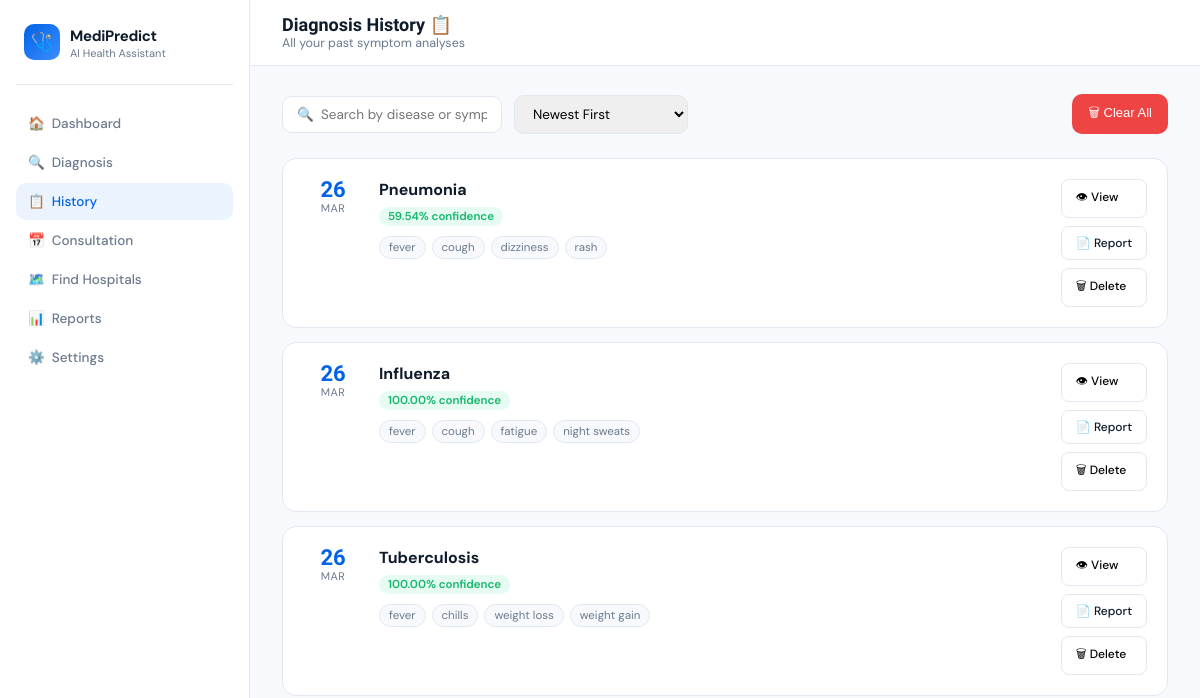
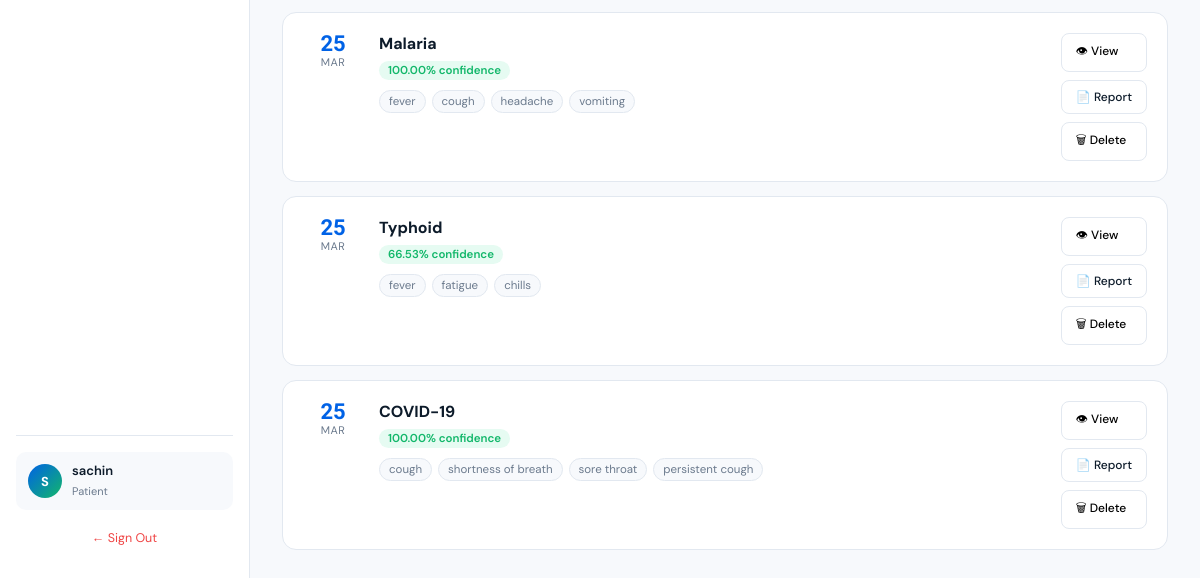
The app's page /history (signed in), older data (2 pictures, top to bottom).
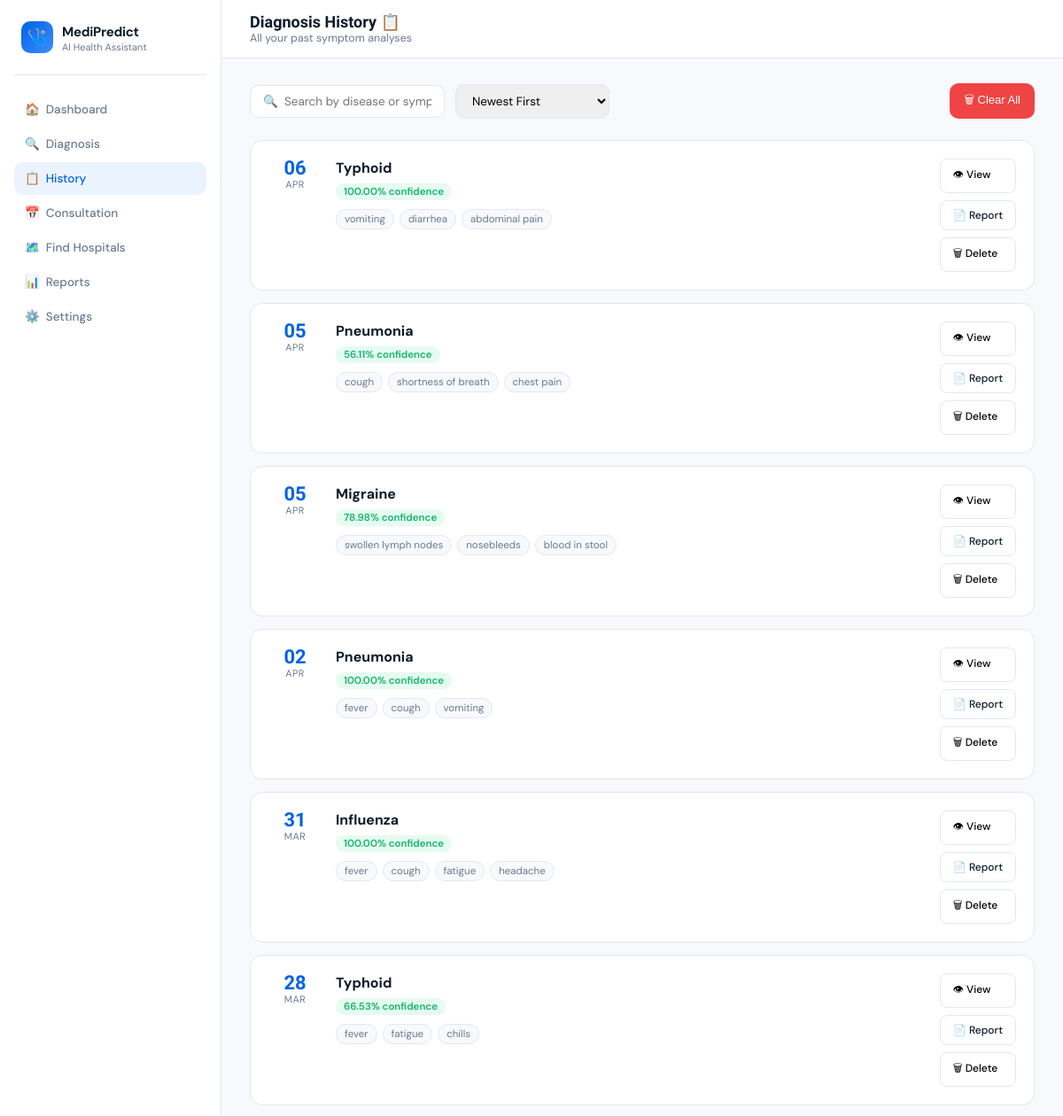
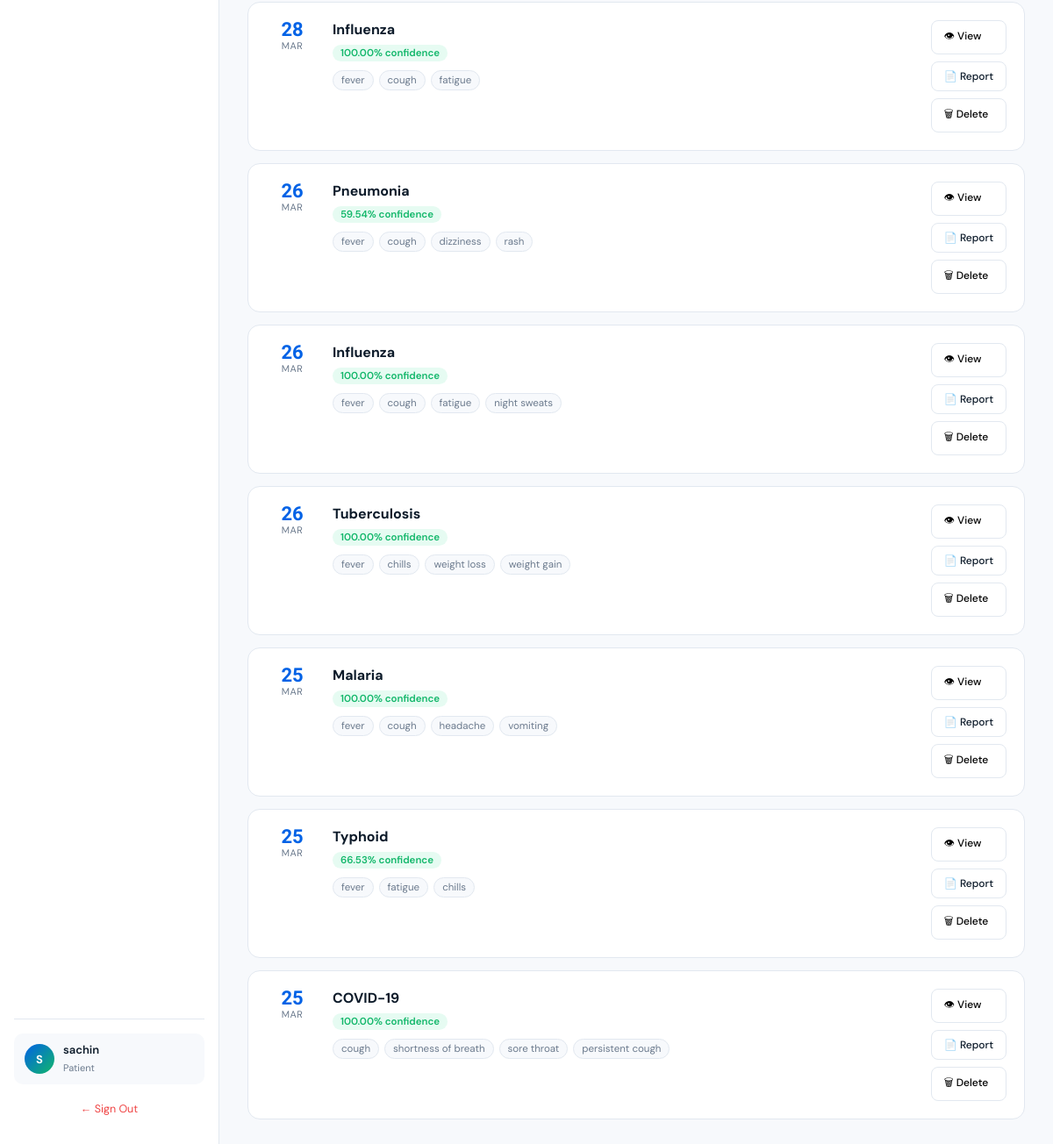
The same page, newer data (2 pictures, top to bottom).
### models.py (models this page shows, shortened)
class User(db.Model):
    __tablename__ = 'users'
    id          = db.Column(db.Integer,      primary_key=True)
    username    = db.Column(db.String(80),   unique=True, nullable=False)
    password    = db.Column(db.String(120),  nullable=False)
    first_name  = db.Column(db.String(80))
    last_name   = db.Column(db.String(80))
    email       = db.Column(db.String(120))
    role        = db.Column(db.String(20),   default='patient')
    joined      = db.Column(db.DateTime,     default=datetime.utcnow)
    age         = db.Column(db.String(10))
    gender      = db.Column(db.String(20))
    blood_group = db.Column(db.String(10))
    height      = db.Column(db.String(20))
    weight      = db.Column(db.String(20))
    allergies   = db.Column(db.Text)
    conditions  = db.Column(db.Text)
    medications = db.Column(db.Text)
    paid         = db.Column(db.Boolean,  default=False)   # True = active subscription
    paid_at      = db.Column(db.DateTime, nullable=True)   # When last payment was made
    expires_at   = db.Column(db.DateTime, nullable=True)   # Subscription expiry date
    payment_id   = db.Column(db.String(60), nullable=True) # Razorpay payment ID
    payment_amount = db.Column(db.Integer, nullable=True)  # Amount paid in rupees

class Diagnosis(db.Model):
    __tablename__ = 'diagnoses'
    id          = db.Column(db.Integer,   primary_key=True)
    record_id   = db.Column(db.String(20), unique=True, nullable=False)
    user_id     = db.Column(db.Integer,   db.ForeignKey('users.id'), nullable=False)
    top_disease = db.Column(db.String(100))
    confidence  = db.Column(db.String(20))
    prob_float  = db.Column(db.Float)
    symptoms    = db.Column(db.JSON)
    results     = db.Column(db.JSON)
    created_at  = db.Column(db.DateTime, default=datetime.utcnow)
    user = db.relationship('User', backref=db.backref('diagnoses', lazy=True))
    def to_dict(self):
        return {
            "id":          self.record_id,
            "user_id":     self.user_id,
            "top_disease": self.top_disease  or "",
            "confidence":  self.confidence   or "",
            "prob_float":  self.prob_float   or 0.0,
            "symptoms":    self.symptoms     or [],
            "results":     self.results      or [],
            "date":        self.created_at.strftime("%Y-%m-%d %H:%M") if self.created_at else "",
        }

### app.py (the view)
@app.route("/history")
@login_required
def history_page():
    user    = current_user()
    records = (Diagnosis.query.filter_by(user_id=user.id)
               .order_by(Diagnosis.created_at.desc()).all())
    return render_template("history.html",
                           username=user.username,
                           records=[r.to_dict() for r in records])

### app.py (called while the page is built)
@app.template_filter("format_month")
def format_month(date_str):
    try:
        dt = datetime.datetime.strptime(str(date_str)[:7], "%Y-%m")
        return dt.strftime("%b").upper()
    except Exception:
        return ""

def login_required(f):
    @wraps(f)
    def decorated(*args, **kwargs):
        if "user_id" not in session:
            return redirect(url_for("login"))
        user = current_user()
        if user and user.role == "patient":
            from flask import request as _req
            if _req.endpoint not in ("payment_page", "confirm_order", "logout"):
                if not user.paid:
                    return redirect(url_for("payment_page"))
                if user.expires_at and user.expires_at < datetime.datetime.utcnow():
                    user.paid = False
                    db.session.commit()
                    return redirect(url_for("payment_page"))
        return f(*args, **kwargs)
    return decorated

def current_user():
    uid = session.get("user_id")
    return User.query.get(uid) if uid else None

### templates/History.html (shortened to what this page needs)
<!DOCTYPE html>
<html lang="en">
<head>
</head>
<body>
<div class="layout">
<aside class="sidebar">
  <div class="logo">
    <div class="logo-icon">🩺</div>
    <div><strong>MediPredict</strong><span>AI Health Assistant</span></div>
  </div>
  <nav>
    <a href="/">🏠&nbsp; Dashboard</a>
    <a href="/">🔍&nbsp; Diagnosis</a>
    <a href="/history" class="active">📋&nbsp; History</a>
    <a href="/consultation">📅&nbsp; Consultation</a>
    <a href="/hospitals">🗺️&nbsp; Find Hospitals</a>
    <a href="/reports">📊&nbsp; Reports</a>
    <a href="/settings">⚙️&nbsp; Settings</a>
  </nav>
  <div class="sidebar-footer">
    <div class="user-card">
      <div class="avatar" id="avatarInitial">U</div>
      <div class="user-info"><strong>{{ username }}</strong><span>Patient</span></div>
    </div>
    <a href="/logout" style="display:block;text-align:center;margin-top:12px;font-size:12.5px;color:#EF4444;text-decoration:none;padding:8px;border-radius:8px;">← Sign Out</a>
  </div>
</aside>
<main class="main">
  <div class="topbar">
    <div><h1>Diagnosis History 📋</h1><p>All your past symptom analyses</p></div>
  </div>
  <div class="content">
    <div class="filter-bar">
      <input type="text" id="searchInput" placeholder="🔍  Search by disease or symptom…" oninput="filterRecords()">
      <select class="filter-select" id="sortSelect" onchange="filterRecords()">
        <option value="newest">Newest First</option>
      </select>
      <button class="clear-btn" onclick="if(confirm('Delete all history?')) clearAll()">🗑 Clear All</button>
    </div>
    <div class="records-grid" id="recordsGrid">
      {% if records %}
        {% for r in records %}
        <div class="record-card" data-id="{{ r.id }}" data-disease="{{ r.top_disease }}"
             data-conf="{{ r.results[0].prob_float if r.results and r.results[0].prob_float is defined else r.confidence | replace('%','') }}"
             data-date="{{ r.date }}">
          <div class="record-date-col">
            <div class="record-day">{{ r.date.split('-')[2].split(' ')[0] }}</div>
            <div class="record-month">{{ r.date | format_month }}</div>
          </div>
          <div class="record-body">
            <div class="record-disease">{{ r.top_disease }}</div>
            <span class="record-confidence">{{ r.confidence }} confidence</span>
            <div class="symptom-tags">
              {% for s in r.symptoms[:6] %}
              <span class="sym-tag">{{ s.replace('_',' ') }}</span>
              {% endfor %}
            </div>
          </div>
          <div class="record-actions">
            <button class="act-btn" onclick="viewDetail('{{ r.id }}')">👁 View</button>
            <a href="/download-report/{{ r.id }}" class="act-btn" style="text-decoration:none;color:inherit;">📄 Report</a>
            <button class="act-btn danger" onclick="deleteRecord('{{ r.id }}', this)">🗑 Delete</button>
          </div>
        </div>
        {% endfor %}
      {% else %}
        <div class="empty-state">
          <div class="icon">🔬</div>
          <h3>No diagnoses yet</h3>
          <p>Run your first analysis on the <a href="/">Dashboard</a> to see results here.</p>
        </div>
      {% endif %}
    </div>
  </div>
</main>
</div>
</body>
</html>

### templates/History.html (style rules this page uses)
*, *::before, *::after { box-sizing: border-box; margin: 0; padding: 0; }
:root { --blue:#0062E6; --blue-pale:#EBF3FF; --green:#12B76A; --green-pale:#E6FBF2; --amber:#F59E0B; --red:#EF4444; --text:#0D1B2A; --text-muted:#6B7A8D; --border:#E2E8F0; --white:#FFFFFF; --surface:#F7F9FC; --sidebar-w:250px; }
html,body { height:100%; font-family:'DM Sans',sans-serif; color:var(--text); background:var(--surface); }
.layout { display:flex; height:100vh; overflow:hidden; }
.sidebar { width:var(--sidebar-w); background:var(--white); border-right:1px solid var(--border); display:flex; flex-direction:column; padding:24px 16px; flex-shrink:0; }
.logo { display:flex; align-items:center; gap:10px; padding:0 8px 24px; border-bottom:1px solid var(--border); margin-bottom:20px; }
.logo-icon { width:36px; height:36px; border-radius:10px; background:linear-gradient(135deg,#0062E6,#3D8EFF); display:flex; align-items:center; justify-content:center; font-size:18px; }
.logo strong { font-size:15px; font-weight:700; letter-spacing:-0.3px; }
.logo span { display:block; font-size:11px; color:var(--text-muted); }
nav a { display:flex; align-items:center; gap:10px; padding:10px 12px; border-radius:10px; text-decoration:none; color:var(--text-muted); font-size:13.5px; font-weight:500; margin-bottom:2px; transition:all .18s; }
nav a.active { background:var(--blue-pale); color:var(--blue); }
.sidebar-footer { margin-top:auto; border-top:1px solid var(--border); padding-top:16px; }
.user-card { display:flex; align-items:center; gap:10px; padding:10px 12px; border-radius:10px; background:var(--surface); }
.avatar { width:34px; height:34px; border-radius:50%; background:linear-gradient(135deg,#0062E6,#12B76A); display:flex; align-items:center; justify-content:center; color:white; font-weight:700; font-size:13px; }
.user-info strong { display:block; font-size:13px; font-weight:600; }
.user-info span { font-size:11px; color:var(--text-muted); }
.main { flex:1; display:flex; flex-direction:column; overflow:hidden; }
.topbar { background:var(--white); border-bottom:1px solid var(--border); padding:14px 32px; display:flex; align-items:center; justify-content:space-between; }
.topbar h1 { font-family:'Sora',sans-serif; font-size:18px; font-weight:700; }
.topbar p { font-size:12.5px; color:var(--text-muted); }
.content { flex:1; overflow-y:auto; padding:28px 32px; }
.filter-bar { display:flex; gap:12px; align-items:center; margin-bottom:24px; flex-wrap:wrap; }
.filter-bar input { padding:9px 14px; border:1.5px solid var(--border); border-radius:10px; font-family:'DM Sans',sans-serif; font-size:13.5px; outline:none; min-width:220px; }
.filter-select { padding:9px 14px; border:1.5px solid var(--border); border-radius:10px; font-family:'DM Sans',sans-serif; font-size:13.5px; outline:none; cursor:pointer; }
.clear-btn { padding:9px 16px; background:var(--red); color:white; border:none; border-radius:10px; font-size:13px; font-weight:500; cursor:pointer; margin-left:auto; }
.records-grid { display:flex; flex-direction:column; gap:14px; }
.record-card { background:var(--white); border:1px solid var(--border); border-radius:14px; padding:20px; display:grid; grid-template-columns:auto 1fr auto; gap:16px; align-items:start; transition:box-shadow .2s; }
.record-date-col { text-align:center; min-width:60px; }
.record-day { font-size:22px; font-weight:700; font-family:'Sora',sans-serif; color:var(--blue); line-height:1; }
.record-month { font-size:11px; color:var(--text-muted); text-transform:uppercase; letter-spacing:.5px; }
.record-disease { font-size:16px; font-weight:700; margin-bottom:4px; }
.record-confidence { display:inline-block; background:var(--green-pale); color:var(--green); font-size:11.5px; font-weight:600; padding:2px 9px; border-radius:99px; margin-bottom:10px; }
.symptom-tags { display:flex; flex-wrap:wrap; gap:6px; }
.sym-tag { background:var(--surface); border:1px solid var(--border); color:var(--text-muted); font-size:11.5px; padding:3px 9px; border-radius:99px; }
.record-actions { display:flex; flex-direction:column; gap:8px; }
.act-btn { padding:8px 14px; border-radius:8px; border:1px solid var(--border); background:white; font-family:'DM Sans',sans-serif; font-size:12px; font-weight:500; cursor:pointer; display:flex; align-items:center; gap:6px; white-space:nowrap; transition:all .15s; }

Row changes from the older to the newer data that the page shows:
added Diagnosis: date "06", date "APR", top_disease "Typhoid", confidence "100.00%", replace "vomiting" "diarrhea" "abdominal pain"
added Diagnosis: date "05", date "APR", top_disease "Pneumonia", confidence "56.11%", replace "cough" "shortness of breath" "chest pain"
added Diagnosis: date "05", date "APR", top_disease "Migraine", confidence "78.98%", replace "swollen lymph nodes" "nosebleeds" "blood in stool"
added Diagnosis: date "02", date "APR", top_disease "Pneumonia", confidence "100.00%", replace "fever" "cough" "vomiting"
added Diagnosis: date "31", date "MAR", top_disease "Influenza", confidence "100.00%", replace "fever" "cough" "fatigue" "headache"
added Diagnosis: date "28", date "MAR", top_disease "Typhoid", confidence "66.53%", replace "fever" "fatigue" "chills"
added Diagnosis: date "28", date "MAR", top_disease "Influenza", confidence "100.00%", replace "fever" "cough" "fatigue"
